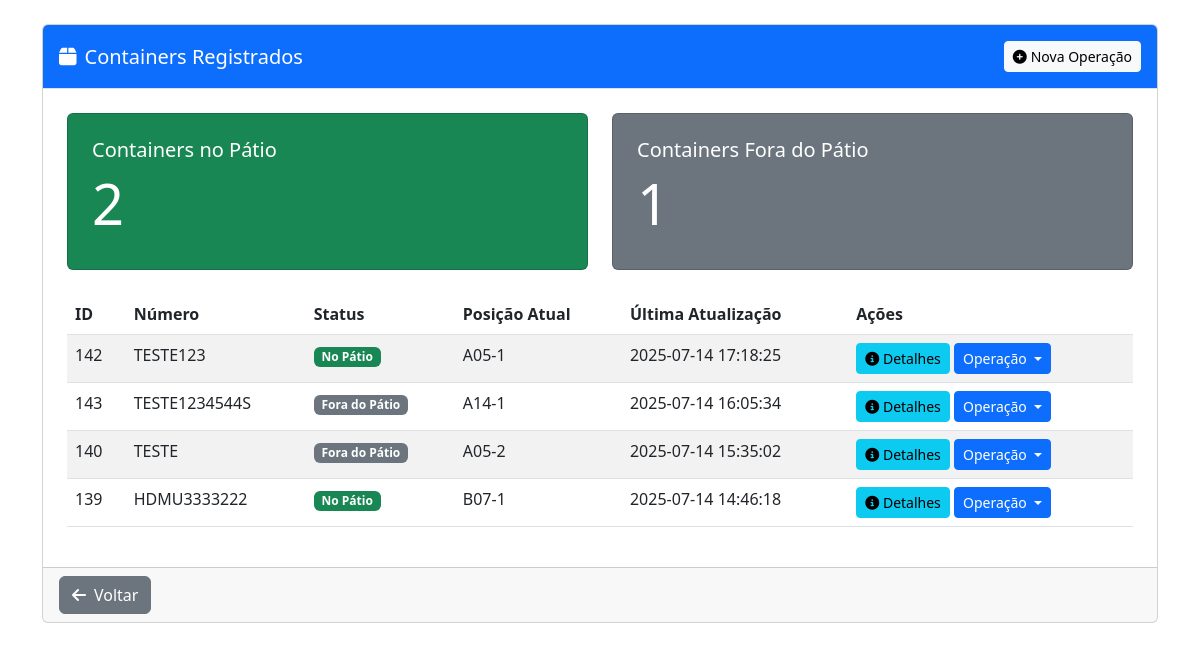
Before: /operacoes/containers (signed in) with the older database file.
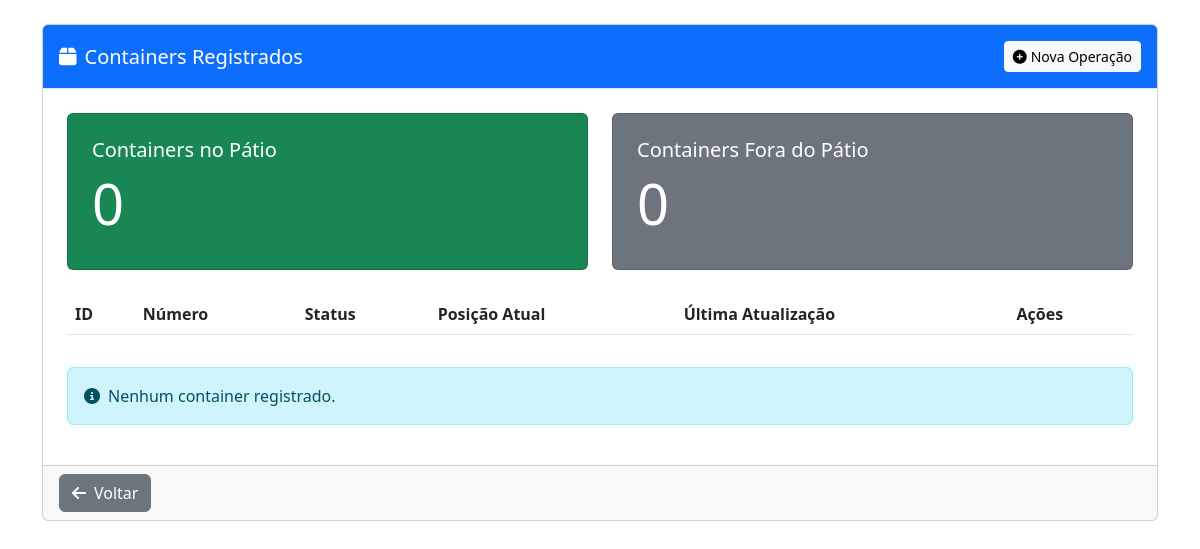
After: the same page with the newer database file.
### tables this page shows
CREATE TABLE containers (
        id INTEGER PRIMARY KEY AUTOINCREMENT,
        numero TEXT UNIQUE NOT NULL,
        status TEXT NOT NULL DEFAULT 'no patio',
        posicao_atual TEXT,
        data_criacao TEXT NOT NULL,
        ultima_atualizacao TEXT NOT NULL
    , unidade TEXT DEFAULT 'principal', tipo_container TEXT, tamanho TEXT, capacidade TEXT, tara TEXT, armador TEXT, booking TEXT);

### routes/operacoes.py (the view)
@operacoes_bp.route('/containers')
@login_required
def listar_containers():
    try:
        db = get_db()
        cursor = db.cursor()
        username = session.get('username')
        cursor.execute('SELECT unidade FROM usuarios WHERE username = ?', (username,))
        user_data = cursor.fetchone()
        if not user_data:
            flash('Erro: Usuário não encontrado ou sem unidade definida', 'danger')
            return redirect(url_for('operacoes.index'))
        unidade_usuario = user_data[0]
        cursor.execute('''
            SELECT * FROM containers
            WHERE unidade = ?
            ORDER BY ultima_atualizacao DESC
        ''', (unidade_usuario,))
        containers = cursor.fetchall()
        return render_template('operacoes/listar_containers.html', containers=containers)
    except Exception as e:
        logger.error(f"Erro ao listar containers: {e}")
        flash(f'Erro ao listar containers: {str(e)}', 'danger')
        return redirect(url_for('operacoes.index'))

### auth/routes.py (called while the page is built)
def login_required(f):
    @wraps(f)
    def decorated_function(*args, **kwargs):
        if 'username' not in session:
            flash('Você precisa fazer login para acessar esta página', 'danger')
            return redirect(url_for('auth.login'))
        return f(*args, **kwargs)
    return decorated_function

### db.py (called while the page is built)
def get_db():
    if 'db' not in g:
        try:
            g.db = sqlite3.connect(
                current_app.config['DATABASE'],
                detect_types=sqlite3.PARSE_DECLTYPES,
                timeout=30.0,  # 30 segundos de timeout
                isolation_level=None  # Autocommit mode
            )
            g.db.execute('PRAGMA busy_timeout = 10000;')  # 10 segundos
            g.db.row_factory = sqlite3.Row
            logger.debug("Nova conexão com o banco de dados estabelecida")
        except sqlite3.Error as e:
            logger.error(f"Erro ao conectar ao banco de dados: {e}")
            raise
    return g.db

### utils/permissions.py (called while the page is built)
def get_user_role():
    return session.get('role', None)

def has_role(required_role):
    user_role = get_user_role()
    if not user_role or user_role not in ROLES:
        return False
    return ROLES[user_role] >= ROLES[required_role]

### templates/operacoes/listar_containers.html (shortened to what the changed rows need)
{% extends "base.html" %}
{% block content %}
<div class="container py-4">
    <div class="row">
        <div class="col-md-12 mb-4">
            <div class="card">
                <div class="card-body">
                    <div class="row mb-4">
                        <div class="col-md-6">
                            <div class="card bg-success text-white">
                                <div class="card-body">
                                    <h5 class="card-title">Containers no Pátio</h5>
                                    <h2 class="display-4">
                                        {{ containers|selectattr('status', 'equalto', 'no patio')|list|length }}
                                    </h2>
                                </div>
                            </div>
                        </div>
                        <div class="col-md-6">
                            <div class="card bg-secondary text-white">
                                <div class="card-body">
                                    <h5 class="card-title">Containers Fora do Pátio</h5>
                                    <h2 class="display-4">
                                        {{ containers|selectattr('status', 'equalto', 'fora do patio')|list|length }}
                                    </h2>
                                </div>
                            </div>
                        </div>
                    </div>
                    <div class="table-responsive">
                        <table class="table table-striped table-hover" id="tabelaContainers">
                            <thead>
                                <tr>
                                    <th>ID</th>
                                    <th>Número</th>
                                    <th>Status</th>
                                    <th>Posição Atual</th>
                                    <th>Última Atualização</th>
                                    <th>Ações</th>
                                </tr>
                            </thead>
                            <tbody>
                                {% for container in containers %}
                                <tr>
                                    <td>{{ container.id }}</td>
                                    <td>{{ container.numero }}</td>
                                    <td>
                                        {% if container.status == 'no patio' %}
                                        <span class="badge bg-success">No Pátio</span>
                                        {% else %}
                                        <span class="badge bg-secondary">Fora do Pátio</span>
                                        {% endif %}
                                    </td>
                                    <td>{{ container.posicao_atual or '-' }}</td>
                                    <td>{{ container.ultima_atualizacao }}</td>
                                    <td>
                                        <a href="{{ url_for('operacoes.detalhe_container', container_id=container.id) }}" class="btn btn-sm btn-info">
                                            <i class="fas fa-info-circle"></i> Detalhes
                                        </a>
                                        <div class="btn-group">
                                            <button type="button" class="btn btn-sm btn-primary dropdown-toggle" data-bs-toggle="dropdown" aria-expanded="false">
                                                Operação
                                            </button>
                                        </div>
                                    </td>
                                </tr>
                                {% endfor %}
                            </tbody>
                        </table>
                    </div>
                    {% if not containers %}
                    <div class="alert alert-info mt-3">
                        <i class="fas fa-info-circle me-2"></i>Nenhum container registrado.
                    </div>
                    {% endif %}
                </div>
            </div>
        </div>
    </div>
</div>
{% endblock %}

Changed rows visible on the page:
removed containers: id "142", numero "TESTE123", status "No Pátio", posicao_atual "A05-1", ultima_atualizacao "2025-07-14 17:18:25"
removed containers: id "143", numero "TESTE1234544S", status "Fora do Pátio", posicao_atual "A14-1", ultima_atualizacao "2025-07-14 16:05:34"
removed containers: id "140", numero "TESTE", status "Fora do Pátio", posicao_atual "A05-2", ultima_atualizacao "2025-07-14 15:35:02"
removed containers: id "139", numero "HDMU3333222", status "No Pátio", posicao_atual "B07-1", ultima_atualizacao "2025-07-14 14:46:18"
Other visible differences:
{{ containers|selectattr('status', 'equalto', 'no patio')|list|length }}: "2" → "0"
text no longer shown: "1"
text now shown: "0 Nenhum container registrado."
